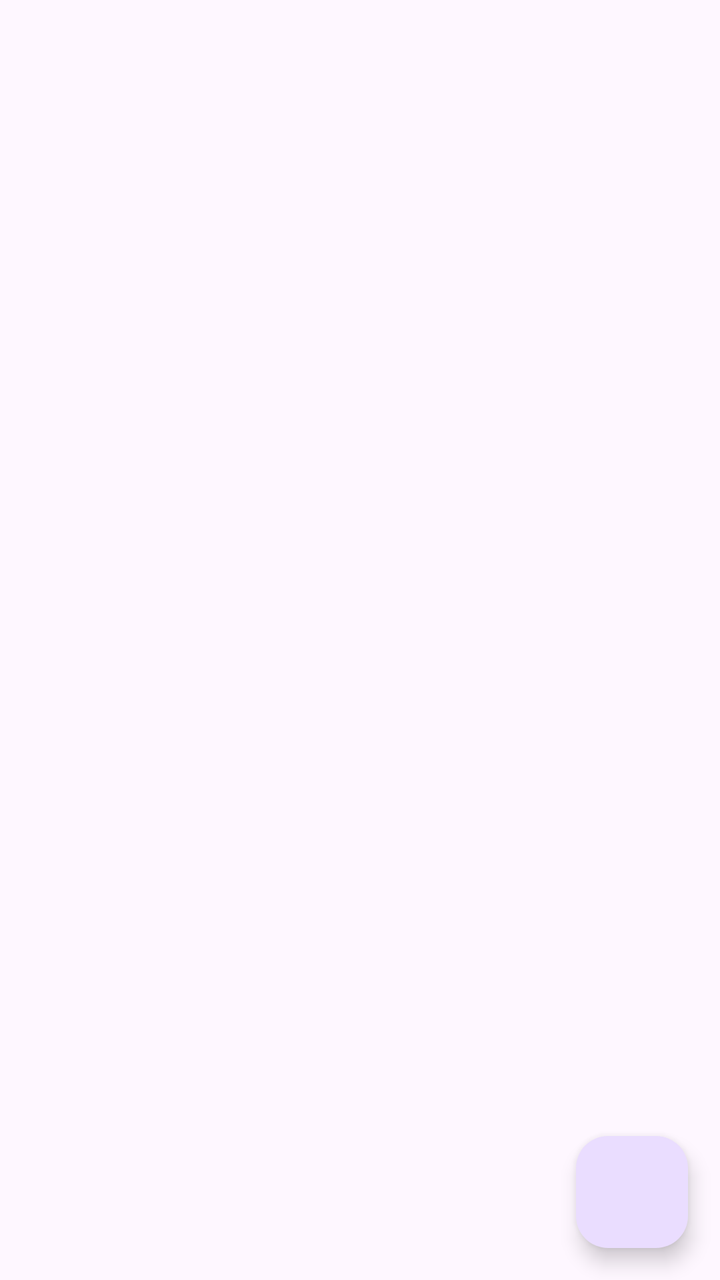
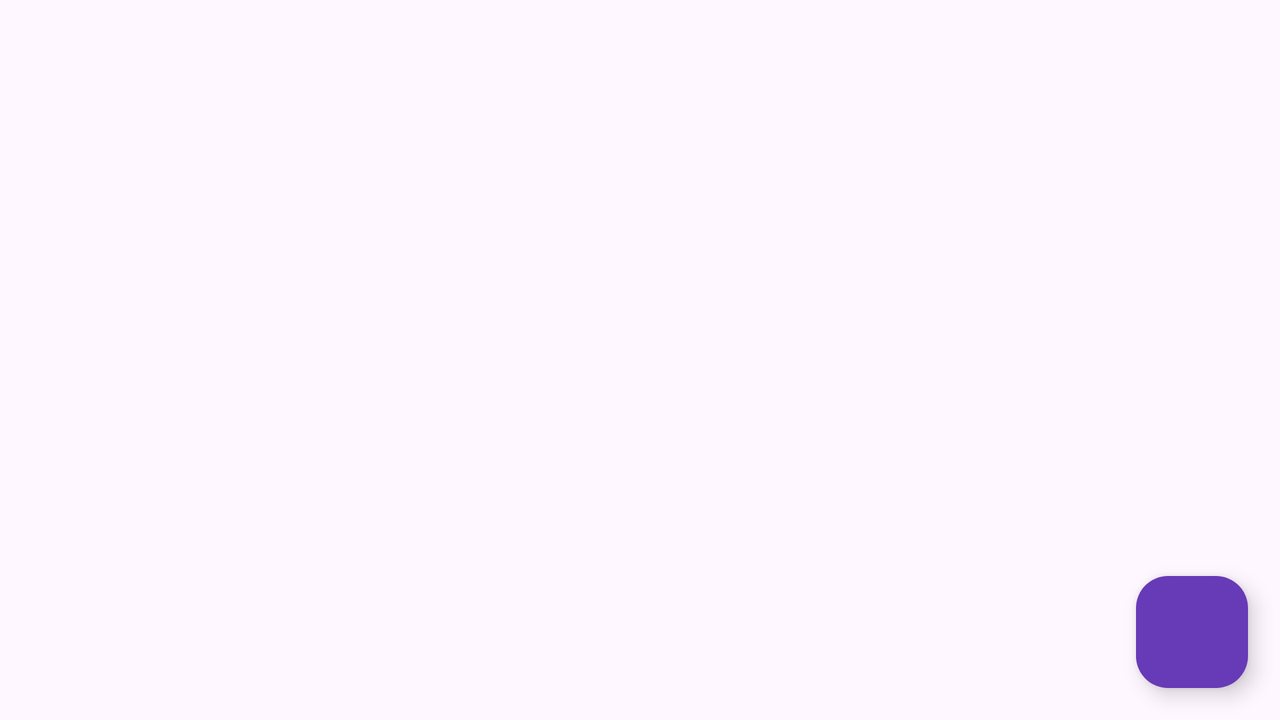

One screen, two layout resources from the same app: the default and the author's alternative for another configuration. Each is rendered where Android would select it; the XML of both is given below.
<!-- AndroidManifest.xml: application theme Theme.SchoolTracker -->
<!-- res/layout/activity_courses_list.xml -->
<?xml version="1.0" encoding="utf-8"?>
<androidx.constraintlayout.widget.ConstraintLayout xmlns:android="http://schemas.android.com/apk/res/android"
    xmlns:app="http://schemas.android.com/apk/res-auto"
    xmlns:tools="http://schemas.android.com/tools"
    android:id="@+id/main"
    android:layout_width="match_parent"
    android:layout_height="match_parent"
    tools:context=".UI.CoursesList">

    <com.google.android.material.floatingactionbutton.FloatingActionButton
        android:id="@+id/courseAddButton"
        android:layout_width="wrap_content"
        android:layout_height="wrap_content"
        android:layout_marginEnd="16dp"
        android:layout_marginBottom="16dp"
        android:clickable="true"
        app:layout_constraintBottom_toBottomOf="parent"
        app:layout_constraintEnd_toEndOf="parent"
        app:srcCompat="@drawable/baseline_add_24"
        android:contentDescription="@string/add" />

</androidx.constraintlayout.widget.ConstraintLayout>
<!-- resources referenced by this layout -->
<resources>
  <string name="add">Add New</string>
  <style name="Theme.SchoolTracker" parent="Base.Theme.SchoolTracker" />
  <style name="Base.Theme.SchoolTracker" parent="Theme.Material3.DayNight">
          
          
      </style>
</resources>
<!-- res/layout-land/activity_courses_list.xml (the author's variant of the layout above) -->
<!-- drawn on the phone turned sideways -->
<?xml version="1.0" encoding="utf-8"?>
<androidx.constraintlayout.widget.ConstraintLayout xmlns:android="http://schemas.android.com/apk/res/android"
    xmlns:app="http://schemas.android.com/apk/res-auto"
    xmlns:tools="http://schemas.android.com/tools"
    android:id="@+id/coursesListLandscape"
    android:layout_width="match_parent"
    android:layout_height="match_parent"
    android:layout_margin="10dp"
    tools:context=".UI.CoursesListActivity">

    <ScrollView
        android:layout_width="match_parent"
        android:layout_height="match_parent">

        <androidx.recyclerview.widget.RecyclerView
            android:id="@+id/coursesRecyclerView"
            android:layout_width="match_parent"
            android:layout_height="wrap_content"
            android:layout_marginTop="36dp"
            tools:layout_editor_absoluteX="1dp"
            tools:layout_editor_absoluteY="1dp"
            app:layout_constraintTop_toTopOf="parent"
            app:layout_constraintLeft_toLeftOf="parent"/>

    </ScrollView>

    <com.google.android.material.floatingactionbutton.FloatingActionButton
        android:id="@+id/courseAddButton"
        android:layout_width="wrap_content"
        android:layout_height="wrap_content"
        android:layout_marginEnd="16dp"
        android:layout_marginBottom="16dp"
        android:clickable="true"
        android:contentDescription="@string/add"
        app:backgroundTint="#673AB7"
        app:layout_constraintBottom_toBottomOf="parent"
        app:layout_constraintEnd_toEndOf="parent"
        app:srcCompat="@drawable/baseline_add_24" />

</androidx.constraintlayout.widget.ConstraintLayout>
